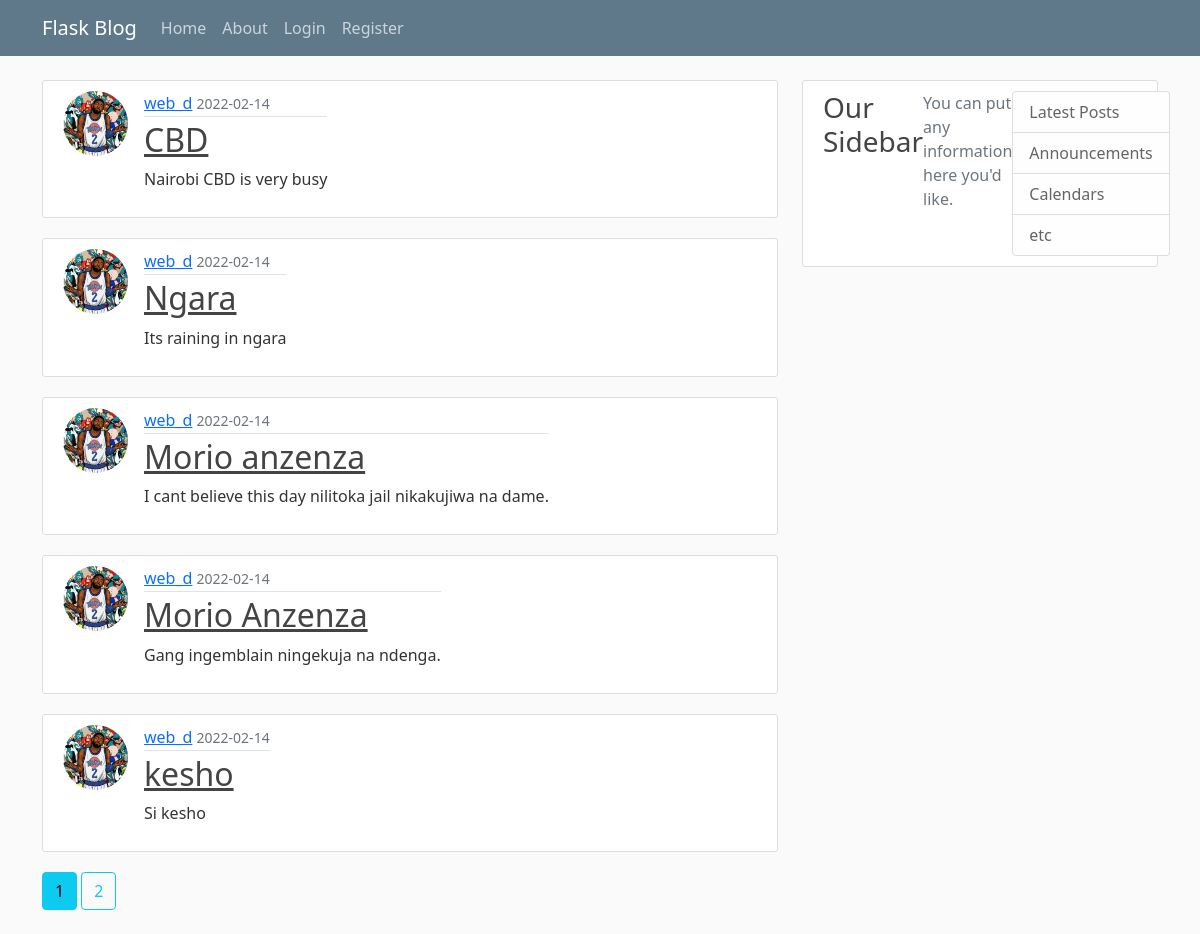
The page /home on the database its author committed.
### flaskblog/models.py (models this page shows, shortened)
class Post(db.Model):
    id = db.Column(db.Integer, primary_key=True)
    title = db.Column(db.String(100), nullable=False)
    date_posted = db.Column(db.DateTime, nullable=False, default=datetime.utcnow)
    content = db.Column(db.Text, nullable=False)
    user_id = db.Column(db.Integer, db.ForeignKey('user.id'), nullable=False)

class User(db.Model, UserMixin):
    id = db.Column(db.Integer, primary_key=True)
    username = db.Column(db.String(20), unique=True, nullable=False)
    email = db.Column(db.String(120), unique=True, nullable=False)
    image_file = db.Column(db.String(20), nullable=False, default='default.jpg')
    password = db.Column(db.String(60), nullable=False)
    posts = db.relationship('Post', backref='author', lazy=True)

### flaskblog/routes.py (the view)
@app.route('/')
@app.route('/home')
def home():
    page = request.args.get('page', 1, type=int)
    posts = Post.query.order_by(Post.date_posted.desc()).paginate(page=page, per_page=5)
    return render_template('home.html', posts=posts)

### flaskblog/templates/home.html
{% extends 'layout.html' %}
{% block content %}
    {% for post in posts.items %}
    <article class="media content-section">
      <div>
        <img src="{{ url_for('static', filename='profile_pics/' + post.author.image_file) }}" alt="profile-pic" class="rounded-circle article-img">
      </div>
      <div class="media-body">
        <div class="article-metadata">
          <a class="mr-2" href="{{ url_for('account', username=post.author.username) }}">{{ post.author.username }}</a>
          <small class="text-muted">{{ post.date_posted.strftime('%Y-%m-%d') }}</small>
        </div>
        <h2><a class="article-title" href="{{ url_for('post', post_id=post.id) }}">{{ post.title }}</a></h2>
        <p class="article-content">{{ post.content }}</p>
      </div>
    </article>
    {% endfor %}
    {% for page_num in posts.iter_pages(left_edge=1, right_edge=1, left_current=1, right_current=2) %}
      {% if page_num %}
        {% if page_num == posts.page %}
          <a href="{{ url_for('home', page=page_num) }}" class="btn btn-info mb-4">{{page_num}}</a>
        {% else %}
          <a href="{{ url_for('home', page=page_num) }}" class="btn btn-outline-info mb-4">{{page_num}}</a>
        {% endif %}
      {% else %}
        ...
      {% endif %}
    {% endfor %}
{% endblock %}

### flaskblog/static/main.css (style rules this page uses)
body { background: #fafafa; color: #333333; margin-top: 5rem; }
h1, h2, h3, h4, h5, h6 { color: #444444; }
.content-section { background: #ffffff; padding: 10px 20px; border: 1px solid #dddddd; border-radius: 3px; margin-bottom: 20px; display: flex; }
.article-title { color: #444444; }
.article-content { white-space: pre-line; }
.article-img { height: 65px; width: 65px; margin-right: 16px; }
.article-metadata { padding-bottom: 1px; margin-bottom: 4px; border-bottom: 1px solid #e3e3e3 }

### rows shown on the page
Post: image_file (picture), author.username "web_d", date_posted "2022-02-14", title "CBD", content "Nairobi CBD is very busy"
Post: image_file (picture), author.username "web_d", date_posted "2022-02-14", title "Ngara", content "Its raining in ngara"
Post: image_file (picture), author.username "web_d", date_posted "2022-02-14", title "Morio anzenza", content "I cant believe this day nilitoka jail nikakujiwa na dame."
Post: image_file (picture), author.username "web_d", date_posted "2022-02-14", title "Morio Anzenza", content "Gang ingemblain ningekuja na ndenga."
Post: image_file (picture), author.username "web_d", date_posted "2022-02-14", title "kesho", content "Si kesho"

### other values the page prints
{{ page_num }} "1"
{{ page_num }} "2"
